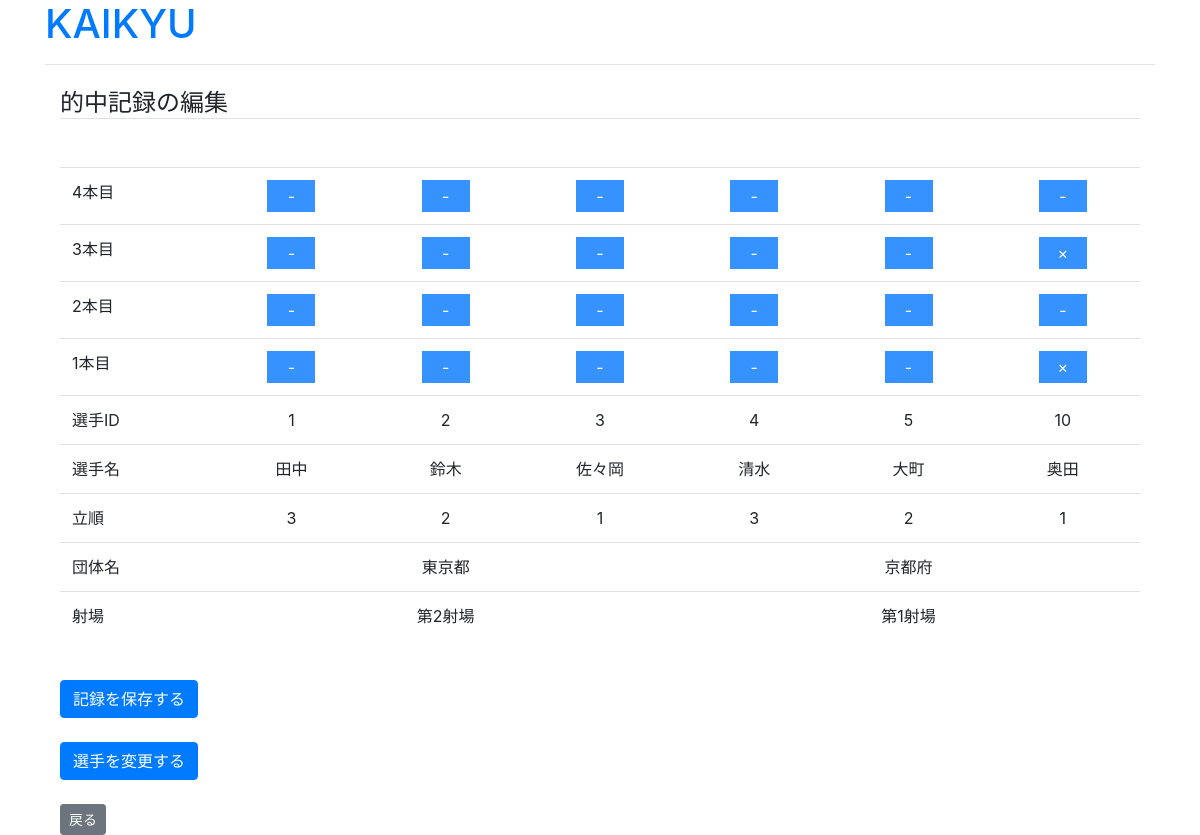
/cms/edit_hit/2/2, run on the app's committed database.
### cms/models.py (models this page shows, shortened)
class Player(models.Model):
    DAN_CHOICES = [
        ("初段", "初段"),
        ("弐段", "弐段"),
        ("参段", "参段"),
        ("四段", "四段"),
        ("五段", "五段"),
        ("錬士五段", "錬士五段"),
        ("錬士六段", "錬士六段"),
        ("教士六段", "教士六段"),
        ("教士七段", "教士七段"),
        ("教士八段", "教士八段"),
        ("範士八段", "範士八段")
    ]
    competition = models.ForeignKey(
        Competition, verbose_name='大会', related_name='players', on_delete=models.CASCADE)
    name = models.CharField('選手名', max_length=255)
    team_name = models.CharField('団体名', max_length=255)
    dan = models.CharField('称号段位', max_length=255, choices=DAN_CHOICES)
    rank = models.CharField('順位', max_length=255)

### cms/views.py (the view)
# urls.py: path('edit_hit/<int:competition_id>/<int:match_id>',
def edit_hit(request, competition_id, match_id):
    NUM_HIT = 4
    NUM_PLAYER = 6
    if Hit.objects.filter(match_id=match_id).exists():
        hits = Hit.objects.filter(match_id=match_id).order_by('id').values()
        player_ids = []
        for current_record in range(len(hits)):
            player_ids.append(hits[current_record]['player_id'])
        players = []
        for player_id in player_ids:
            players.append(get_object_or_404(Player, pk=player_id))
        current_row_hits = ['×'] * NUM_PLAYER
        existing_hits = []
        for current_shot in range(NUM_HIT-1, -1, -1):
            for current_player in range(NUM_PLAYER):
                current_row_hits[current_player] = hits[current_player]['hit'][current_shot]
            existing_hits.append({
                'shot_num': current_shot+1,
                'hit': copy.deepcopy(current_row_hits)
            })
    else:
        player_ids = ['']*NUM_PLAYER
        return render(request, 'cms/input_playerid.html', dict(player_ids=player_ids, competition_id=competition_id, match_id=match_id, shots=[4, 3, 2, 1], shoot_order=[3, 2, 1, 3, 2, 1], columns=[0, 1, 2, 3, 4, 5]))
    return render(request, 'cms/edit_hit.html', dict(players=players, competition_id=competition_id, match_id=match_id, shots=[4, 3, 2, 1], shoot_order=[3, 2, 1, 3, 2, 1], columns=[0, 1, 2, 3, 4, 5], existing_hits=existing_hits))

### cms/templates/cms/edit_hit.html (shortened to what this page needs)
{% extends "cms/base.html" %}
{% load bootstrap4 %}
{% block content %}
<h4 class="mt-4 mb-5 border-bottom">的中記録の編集</h4>
<form action="{% url 'cms:save_hit' competition_id=competition_id match_id=match_id %}" method="post">
  <table class="table">
    {% if existing_hits %}
    {% for current_shot in existing_hits %}
    <tr>
      <td>
        {{current_shot.shot_num}}本目
      </td>
      {% for current_player_hit in current_shot.hit %}
      <td align="center">
        <div class="button" data-text-default="Click" data-text-clicked="Done">
          {{ current_player_hit }}
        </div>
      </td>
      {% endfor %}
    </tr>
    {% endfor %}
    {% endif %}
    <tr>
      <td>選手ID</td>
      {% for player in players %}
      <td align="center">
        {{player.id}}
      </td>
      {% endfor %}
    <tr>
      <td>選手名</td>
      {% for player in players %}
      <td align="center">
        {{player.name}}
      </td>
      {% endfor %}
    </tr>
    <tr>
      <td>立順</td>
      {% for current_shoot_order in shoot_order %}
      <td align="center">
        {{ current_shoot_order }}
      </td>
      {% endfor %}
    </tr>
    <tr>
      <td>団体名</td>
      {% if players.0.team_name == players.1.team_name and players.1.team_name == players.2.team_name and players.0.team_name == players.2.team_name %}
      <td colspan="3" align="center">
        {{players.0.team_name}}
      </td>
      {% else %}
      <td colspan="3" align="center">
        団体名が一致していません
      </td>
      {% endif %}
      {% if players.3.team_name == players.4.team_name and players.4.team_name == players.5.team_name and players.3.team_name == players.5.team_name %}
      <td colspan="3" align="center">
        {{players.3.team_name}}
      </td>
      {% else %}
      <td colspan="3" align="center">
        団体名が一致していません
      </td>
      {% endif %}
    </tr>
    <tr>
      <td>射場</td>
      <td colspan="3" align="center">
        第2射場
      </td>
      <td colspan="3" align="center">
        第1射場
      </td>
    </tr>
  </table>
  <br />
  <button type="submit" class="btn btn-primary">記録を保存する</button>
</form>
<br>
<form action="{% url 'cms:change_player' competition_id=competition_id match_id=match_id %}" method="post">
  <button type="submit" class="btn btn-primary">選手を変更する</button>
</form>
<br>
<a href="{% url 'cms:match_list' competition_id=competition_id %}" class="btn btn-secondary btn-sm">
  戻る
</a>
{% endblock content %}

### cms/templates/cms/edit_hit.html (style rules this page uses)
.button { display: flex; width: 48px; height: 32px; line-height: 32px; background-color: #3692ff; color: #fff; justify-content: center; align-items: center; }

### data on the page
Player: id "1", name "田中", team_name "東京都"
Player: id "2", name "鈴木"
Player: id "3", name "佐々岡"
Player: id "4", name "清水", team_name "京都府"
Player: id "5", name "大町"
Player: id "10", name "奥田"

### other printed values
{{ current_shot.shot_num }} "4" "3" "2" "1"
{{ current_player_hit }} "-" "-" "-" "-" "-" "-" "-" "-" "-" "-" "-" "×" "-" "-" "-" "-" "-" "-" "-" "-" "-" "-" "-" "×"
{{ current_shoot_order }} "3" "2" "1" "3" "2" "1"
